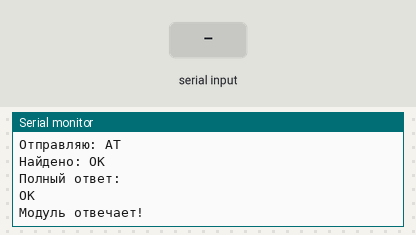
This sketch was run on a simulated ESP32. On the bench: the last lines printed to the serial monitor. The test bench sets the inputs (shaded band). EEPROM starts erased; the modem accepts every AT command (registered, SIM ready, sends succeed) and sends nothing else.

Above: at 1.2 s.
1.3 s: "AT+\n" received over Serial
At 2.6 s:
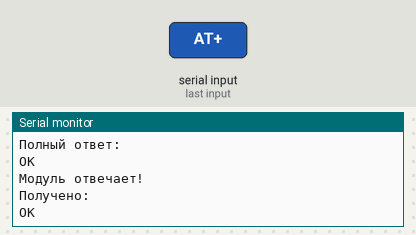
2.9 s: "AT+\n" received over the second serial link
At 3.8 s:
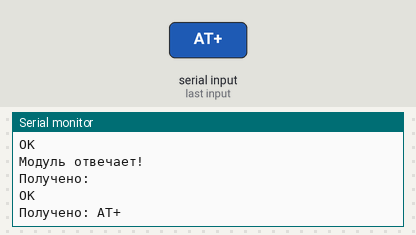
4.4 s: "SEND=\n" received over Serial
At 4.9 s:
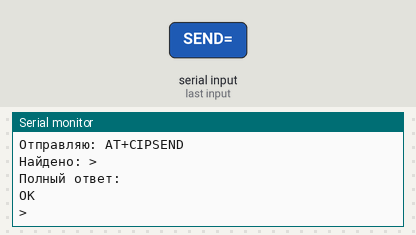
5.9 s: "SEND=\n" received over the second serial link
At 6.9 s:
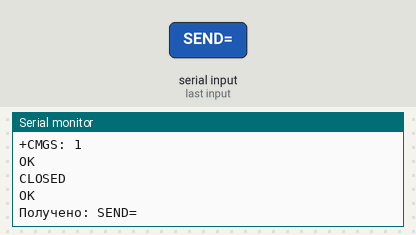

The sketch:

UDP_TEST_SIM800_MSG.ino
```cpp
#define VERSION 0
#define DEVNAME "IRON_ROGER_TRACKER"
#define RX2 16
#define TX2 17
#define SERIALTIMEOUT 20

#include <HardwareSerial.h>
#include <Preferences.h>

HardwareSerial SIM800(2);
Preferences prefs;

uint32_t Timer0 = 0;

//app.wialonlocal.com:20332
String HOST;
int  PORT;
String APN;
String APN_LOGIN;
String APN_PASSWORD;
String IMEI;

//Статусы работы  для модема, и сети
int StatusModem = 0; //0 нет связи с модемом

char Message[64];
int ZiseMessage = 0;

bool waitForResponse(const String& command, const String& expected, unsigned long timeout = 1000)
{
  Serial.println("Отправляю: " + command);
  SIM800.write(command.c_str());
  SIM800.write('\r');  // Или '\n', в зависимости от устройства

  String response = "";
  unsigned long start = millis();

  while (millis() - start < timeout)
  {
    while (SIM800.available())
    {
      char c = SIM800.read();
      response += c;
      // Ограничиваем длину буфера, чтобы не переполнить память
      if (response.length() > 256)
      {
        response = response.substring(1);  // Удаляем первый символ
      }
    }

    // Проверяем, есть ли ожидаемая строка
    if (response.indexOf(expected) >= 0)
    {
      Serial.println("Найдено: " + expected);
      Serial.println("Полный ответ: " + response);
      return true;
    }

    delay(10);  // Небольшая задержка для стабильности
  }

  // Таймаут
  Serial.println("Таймаут: ожидание '" + expected + "' превысило " + String(timeout) + " мс");
  Serial.println("Частичный ответ: " + response);
  return false;
}

void setup()
{
  //
  Start();
}

void loop()
{
  //
  if(millis() - Timer0 > 50)
  {
    Timer0 = millis();
    if(SIM800.available() > 0)
    {
      String MSGSIM800 = SIM800.readString(); // Считываем всё до таймаута
      Serial.printf("Получено: %s\r\n", MSGSIM800.c_str());
    }
    if(Serial.available() > 0)
    {
      ZiseMessage = Serial.readBytes(Message, 64);
      SerialRead();
    }
  }

}

void Start()
{
  Serial.begin(115200);
  Serial.setTimeout(SERIALTIMEOUT);
  SIM800.begin(9600, SERIAL_8N1, RX2, TX2);
  SIM800.setTimeout(SERIALTIMEOUT);
  prefs.begin(DEVNAME);
  HOST = prefs.getString("HOST", "app.wialonlocal.com");
  PORT = prefs.getInt("PORT", 20332);
  APN = prefs.getString("APN", "internet.mts.ru");
  APN_LOGIN = prefs.getString("APN_LOGIN", "mts");
  APN_PASSWORD = prefs.getString("APN_PASSWORD", "mts");
  IMEI= prefs.getString("IMEI", "911");

  Serial.printf("%s START OK\r\n", DEVNAME);
  if(waitForResponse("AT", "OK"))
  {
    Serial.println("Модуль отвечает!");
  }
  else
  {
    Serial.println("Модуль не отвечает.");
  }
}

void SerialRead()
{
  //
  if(strncmp(Message, "AT+", 3) == 0)
  {
    SIM800.printf("%s", Message);
  }
  else if(strncmp(Message, "SEND=", 5) == 0)
  {
    SendUDPPack();
  }
  ClearMsg(); //Почистим  массив от мусора
}

void ClearMsg()
{
  for(int  i = 0; i < 64; i++)
  {
    Message[i] = 0x00;
  }
}

void SendUDPPack()
{
  if(waitForResponse("AT+CGATT?", "+CGATT: 1", 5000))
  {
    Serial.printf("GPRS ON\r\n");
    if(waitForResponse("AT+CSTT=\"CMNET\"", "OK", 5000))
    {
      Serial.printf("Start task and set APN OK\r\n");
      if(waitForResponse("AT+CIICR", "OK", 5000))
      {
        waitForResponse("AT+CIFSR", "OK", 5000);
        if(waitForResponse("AT+CIPSTART=\"UDP\",\"app.wialonlocal.com\",\"20332\"", "CONNECT OK", 5000))
        {
          Serial.printf("Connected OK!\r\n");
          if(waitForResponse("AT+CIPSEND", ">", 5000))
          {
            SIM800.printf("911#M#%s\r\n", Message);
            SIM800.write(0x1A);
            delay(500);
            waitForResponse("AT+CIPCLOSE", "OK", 5000);
          }
        }
      }
    }
    else
    {
      Serial.printf("Start task and set APN ERROR\r\n");
    }
  }
  else
  {
    Serial.printf("GPRS OFF\r\n");
  }
}
```

Measured:
- after the input at 1.3 s, the serial monitor: prints a new line after 0.10 s (image 1)
- after the input at 2.9 s, the serial monitor: prints a new line at once (image 2)
- after the input at 4.4 s, the serial monitor: prints a new line after 0.07 s (image 3)
- after the input at 5.9 s, the serial monitor: prints a new line at once (image 4)
